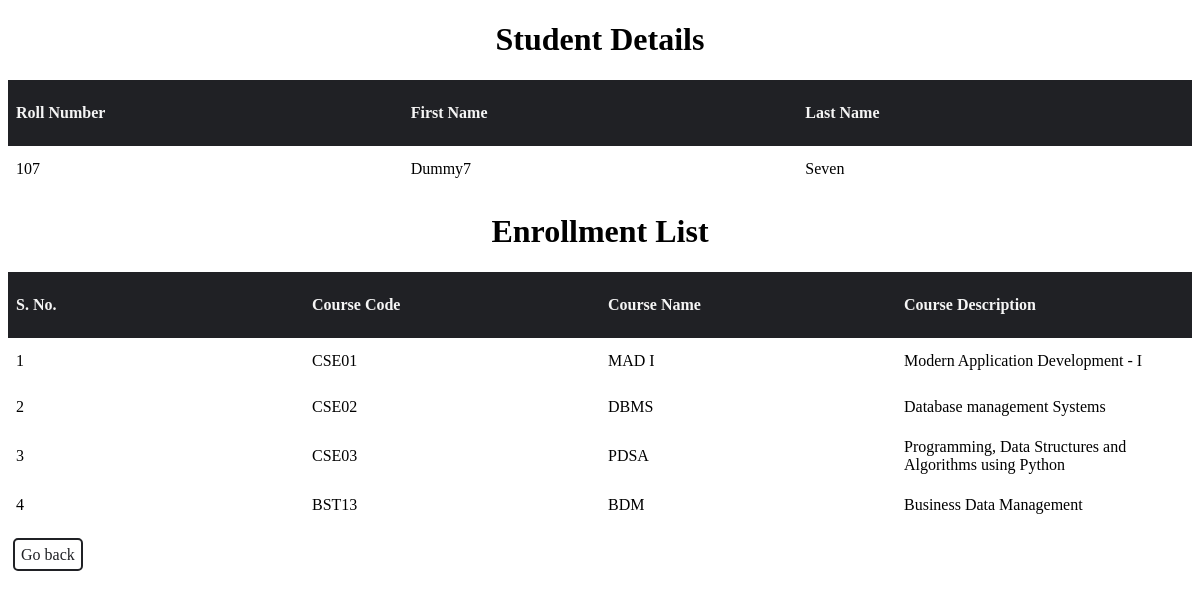
Screenshot of /student/11 with the database file from the repository.
### app.py (models this page shows)
class Student(db.Model):
    __tablename__ = 'student'
    student_id = db.Column(db.Integer, autoincrement=True, primary_key=True)
    roll_number = db.Column(db.String, unique=True, nullable=False)
    first_name = db.Column(db.String, nullable=False)
    last_name = db.Column(db.String)
    courses = db.relationship("Course", secondary="enrollments", back_populates="students")

class Course(db.Model):
    __tablename__ = 'course'
    course_id = db.Column(db.Integer, autoincrement=True, primary_key=True)
    course_code = db.Column(db.String, unique=True, nullable=False)
    course_name = db.Column(db.String, nullable=False)
    course_description = db.Column(db.String)
    students = db.relationship("Student", secondary="enrollments", back_populates="courses")

### app.py (the view)
@app.route("/student/<int:student_id>",methods=["GET"])
def student_info(student_id):
    if request.method=='GET':
        student_details = db.session.query(Student).filter_by(student_id=student_id).first()
        return render_template("view.html", Student_details=student_details)

### templates/view.html (shortened to what this page needs)
<!DOCTYPE html>
<html lang="en">
<head>
    <link rel="stylesheet" href="/static/style.css">
</head>
<body>
    <h1 style="text-align:center">Student Details</h1>
    <table id="personal-details" class="table">
        <tr>
            <th>Roll Number</th>
            <th>First Name</th>
            <th>Last Name</th>
        </tr>
        <tr>
            <td>{{ Student_details.roll_number }}</td>
            <td>{{ Student_details.first_name }}</td>
            <td>{{ Student_details.last_name }}</td>
        </tr>
    </table>
    <h1 style="text-align:center">Enrollment List</h1>
    <table id="enroll-table" class="table">
        <tr>
            <th>S. No.</th>
            <th>Course Code</th>
            <th>Course Name</th>
            <th>Course Description</th>
        </tr>
        {% for course in Student_details.courses %}
        <tr>
            <td>{{ loop.index }}</td>
            <td>{{ course.course_code }}</td>
            <td>{{ course.course_name }}</td>
            <td>{{ course.course_description }}</td>
        </tr>
        {% endfor %}
    </table>
    <br>
    <a class="button" href="{{url_for('index')}}">Go back</a>
</body>
</html>

### static/style.css (style rules this page uses)
.table { width: 100%; border-collapse: collapse; text-align: left; }
.table th { background-color: #202125; color: whitesmoke; height: 50px; width: 100px; padding: 8px; }
.table td { height: 30px; padding: 8px; }
.button { margin: 5px; padding: 6px; border: 2px solid #202125; border-radius: 5px; text-decoration: none; color: #202125; background-color:white; height: 36px; width: 100px; transition: background-color 0.3s ease, transform 0.1s ease }

### rows the page displays
Student: roll_number "107", first_name "Dummy7", last_name "Seven"
Course: course_code "CSE01", course_name "MAD I", course_description "Modern Application Development - I"
Course: course_code "CSE02", course_name "DBMS", course_description "Database management Systems"
Course: course_code "CSE03", course_name "PDSA", course_description "Programming, Data Structures and Algorithms using Python"
Course: course_code "BST13", course_name "BDM", course_description "Business Data Management"
